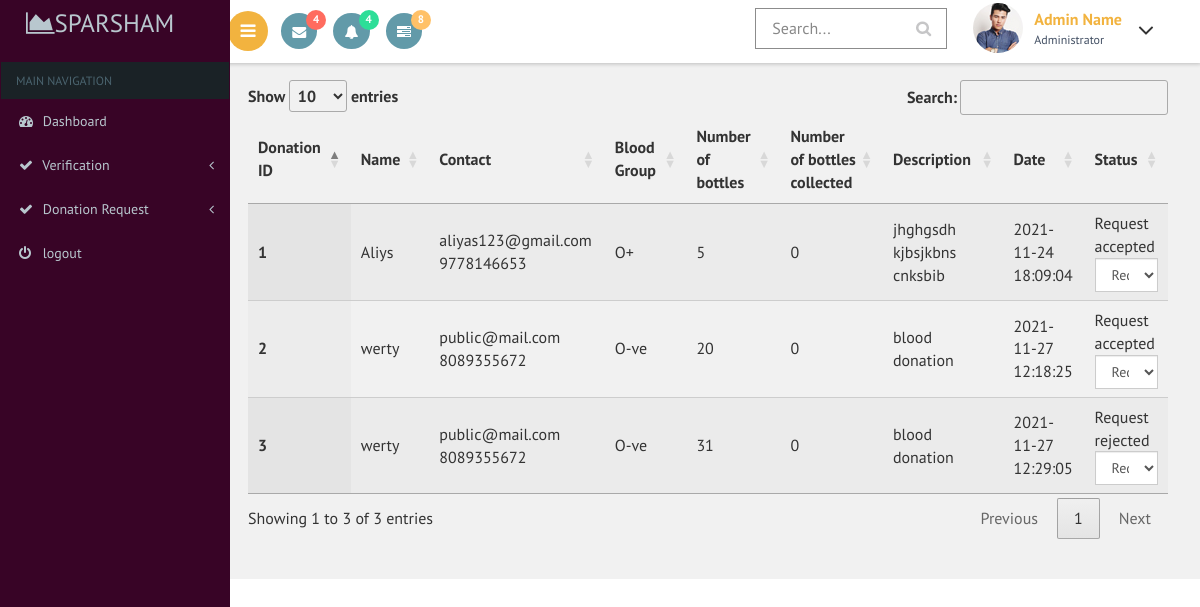
Screenshot of /secratary/blooddonationreq.php with the database file from the repository.
### tables this page shows
CREATE TABLE `blood_donation` (
  `blood_donation_id` int(11) NOT NULL,
  `email` varchar(30) NOT NULL,
  `no_of_bottle` int(11) NOT NULL,
  `no_of_donation` int(11) NOT NULL,
  `blood_group` varchar(5) NOT NULL,
  `description` varchar(50) NOT NULL,
  `blood_donation_status` int(3) NOT NULL DEFAULT 0,
  `donation_date` timestamp NOT NULL DEFAULT current_timestamp()
);

CREATE TABLE `registration` (
  `name` varchar(80) NOT NULL,
  `email` varchar(80) NOT NULL,
  `phone` bigint(11) NOT NULL,
  `gender` varchar(10) NOT NULL,
  `date_of_birth` varchar(20) NOT NULL,
  `house` varchar(80) NOT NULL,
  `place` varchar(80) NOT NULL,
  `country` int(11) NOT NULL,
  `state` int(11) NOT NULL,
  `district` int(11) NOT NULL,
  `pincode` int(6) NOT NULL,
  `profile_pic` varchar(100) NOT NULL DEFAULT '../images/avathar.jpg'
);

### secratary/blooddonationreq.php (the view, shortened to what this page needs)
<?php
include("dbconn.php");
?>
<!DOCTYPE html>
<html>
<head>
    <link href="css/bootstrap.css" rel='stylesheet' type='text/css' />
<link href="css/style.css" rel='stylesheet' type='text/css' />
<link href="css/font-awesome.css" rel="stylesheet">
<link href='css/SidebarNav.min.css' media='all' rel='stylesheet' type='text/css'/>
<link href="css/custom.css" rel="stylesheet">
    <link rel="stylesheet" type="text/css" href="https://cdn.datatables.net/1.10.21/css/jquery.dataTables.css">
</head>
<body class="cbp-spmenu-push">
    <div class="main-content">
    <div class="cbp-spmenu cbp-spmenu-vertical cbp-spmenu-left" id="cbp-spmenu-s1">
        <aside class="sidebar-left">
      <nav class="navbar navbar-inverse">
          <div class="navbar-header">
            <h1><a class="navbar-brand" href="index.html"><span class="fa fa-area-chart"></span>Sparsham<span class="dashboard_text"></span></a></h1>
          </div>
          <?php
          include("menu.php");
          ?>
      </nav>
    </aside>
    </div>
        <?php
        include("header.php");
        ?>
        <div id="page-wrapper">
    <table id="table_id" class="display">
    <thead>
        <tr>
           <th>Donation ID</th>
           <th>Name</th>
           <th>Contact</th>
      <th>Blood Group</th>
      <th>Number of bottles</th>
      <th>Number of bottles collected</th>
      <th>Description</th>
      <th>Date</th>
      <th>Status</th>
        </tr>
    </thead>
    <tbody>
         <?php
            $sql="select * from blood_donation a,registration b where a.email=b.email order by a.donation_date desc";
            $res=mysqli_query($conn,$sql);
            if(mysqli_num_rows($res)>0){
                while($r=mysqli_fetch_assoc($res)){
            ?>
           <tr>
      <th scope="row"><?php echo $r['blood_donation_id']?></th>
      <td><?php echo $r['name']?></td>
      <td><?php echo $r['email']?><br>
        <?php echo $r['phone']?><br>
      </td>
      <td><?php echo $r['blood_group']?></td>
      <td><?php echo $r['no_of_bottle']?></td>
      <td><?php echo $r['no_of_donation']?></td>
        <td><?php echo $r['description']?></td>
        <td><?php echo $r['donation_date']?></td>
        <td>
            <div id="<?php echo $r['blood_donation_id']?>">
                <?php
         if($r['blood_donation_status']==0)
            echo "Request not accepted";
        else if($r['blood_donation_status']==1)
            echo "Request accepted";
        else if($r['blood_donation_status']==2)
            echo "Request rejected";
        else if($r['blood_donation_status']==3)
            echo "Request completed";
     ?>
 </div>
 <form>
          <select class="form-control"  onchange="updatestatus(this.value,<?php echo $r['blood_donation_id']?>)">
            <option value disabled selected> <?php
            if($r['blood_donation_status']==0)
            echo "Request not accepted";
        else if($r['blood_donation_status']==1)
            echo "Request accepted";
        else if($r['blood_donation_status']==2)
            echo "Request rejected";
        else if($r['blood_donation_status']==3)
            echo "Request completed";
            ?></option>
          </select>
      </form>
</td>
    </tr>
            <?php
        }
    }
            ?>
    </tbody>
</table>
</div></div>
</body>
</html>

### secratary/css/custom.css (style rules this page uses)
#page-wrapper { padding:5em 2em 2.5em; background-color: #F1F1F1; }

### rows the page displays
blood_donation: blood_donation_id "3", registration.name "werty", registration.email "public@mail.com", registration.phone "8089355672", blood_group "O-ve", no_of_bottle "31", no_of_donation "0", description "blood donation", donation_date "2021-11-27 12:29:05", shows "Request rejected"
blood_donation: blood_donation_id "2", registration.name "werty", registration.email "public@mail.com", registration.phone "8089355672", blood_group "O-ve", no_of_bottle "20", no_of_donation "0", description "blood donation", donation_date "2021-11-27 12:18:25", shows "Request accepted"
blood_donation: blood_donation_id "1", registration.name "Aliys", registration.email "aliyas123@gmail.com", registration.phone "9778146653", blood_group "O+", no_of_bottle "5", no_of_donation "0", description "jhghgsdh kjbsjkbns cnksbib", donation_date "2021-11-24 18:09:04", shows "Request accepted"
